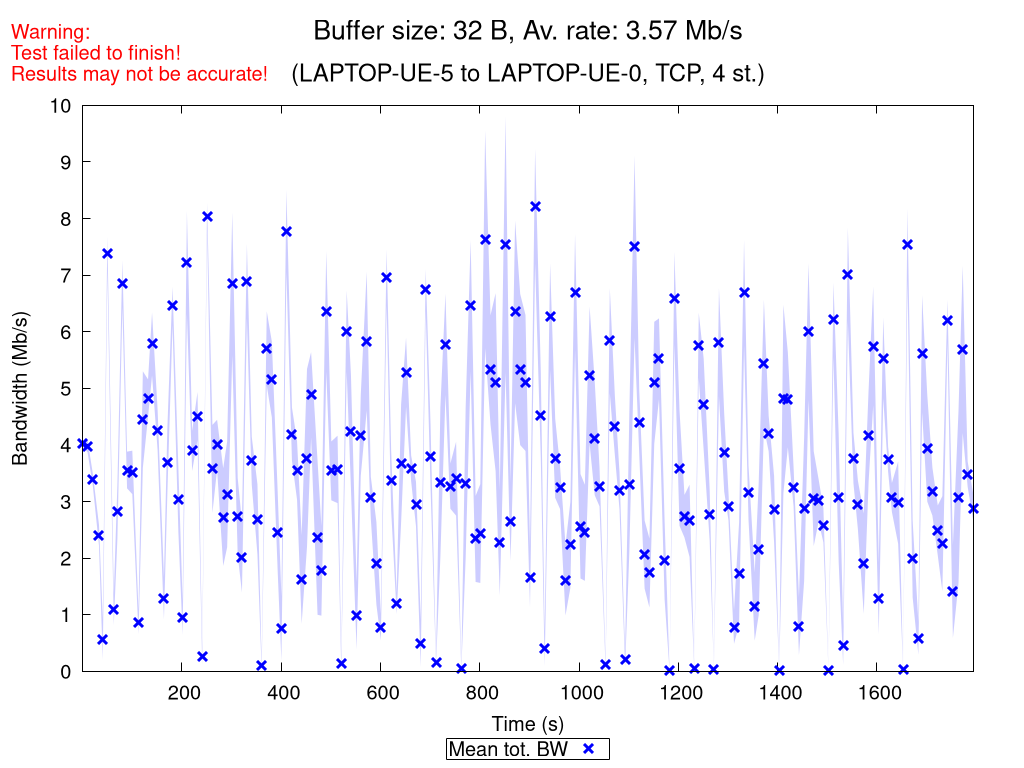

Recreate this plot in gnuplot.
set terminal pngcairo nocrop enhanced size 1024,768 font "Verdana,15"
set output "TCP_4_st_2020_10_18_09-41-26_two2one_00032B.png"

set title "{/=20 Buffer size: 32 B, Av. rate: 3.57 Mb/s}\n\n{/=18 (LAPTOP-UE-5 to LAPTOP-UE-0, TCP, 4 st.)}"
set label "Warning:\nTest failed to finish!\nResults may not be accurate!" at screen 0.01, screen 0.96 tc rgb "red"

set xlabel "Time (s)"
set ylabel "Bandwidth (Mb/s)"
set ytics nomirror
set key bmargin center horizontal box samplen 1 width -1
set bmargin 4.6
set rmargin 4.5

rf = 1000000.0  # rate factor
set style fill transparent solid 0.2 noborder
set autoscale xfix
plot "TCP_4_st_2020_10_18_09-41-26_two2one_00032B_iperf_processed.dat" using 1:($2/rf-$3/rf):($2/rf+$3/rf) with filledcurves lc rgb "blue" notitle, \
     "" using 1:($2/rf) with points pt 2 ps 1.5 lw 3 lc rgb "blue" title "Mean tot. BW", \
